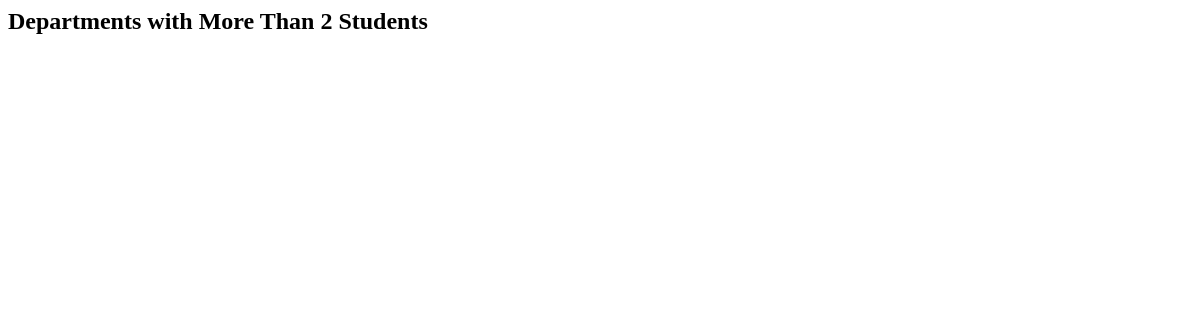
The page /books/lab9/task4 on the database as committed earlier.
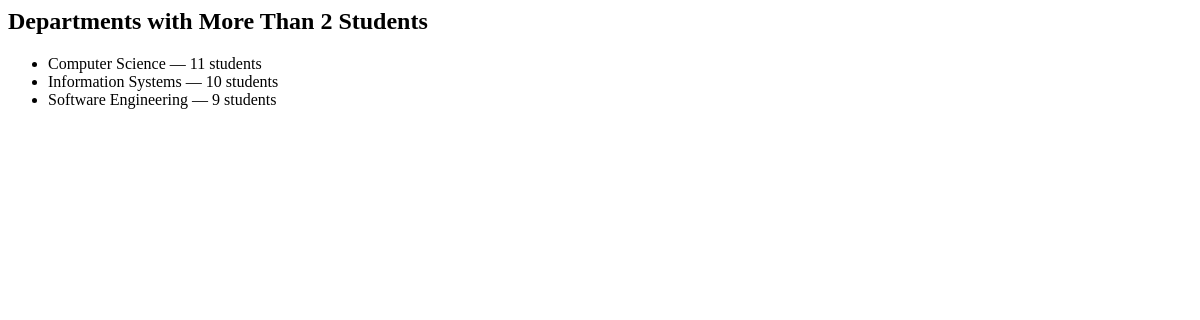
The same page on the database as committed later.
### apps/bookmodule/models.py (models this page shows)
class Department(models.Model):
    name = models.CharField(max_length=100)

### apps/bookmodule/views.py (the view)
# urls.py: path('lab9/task4', views.lab9_task4 ,name='lab9-task4'),
def lab9_task4(request):
  departments = ( Department.objects.annotate(student_count=Count('student')).filter(student_count__gt=2).order_by('-student_count'))
  return render(request,'bookmodule/lab9_task4.html',{'departments':departments})

### apps/templates/bookmodule/lab9_task4.html
<h2>Departments with More Than 2 Students</h2>
<ul>
    {% for dept in departments %}
        <li>{{ dept.name }} — {{ dept.student_count }} students</li>
    {% endfor %}
</ul>

Rows that differ between the two databases and show on the page:
added Department: name "Computer Science", student_count "11"
added Department: name "Information Systems", student_count "10"
added Department: name "Software Engineering", student_count "9"
